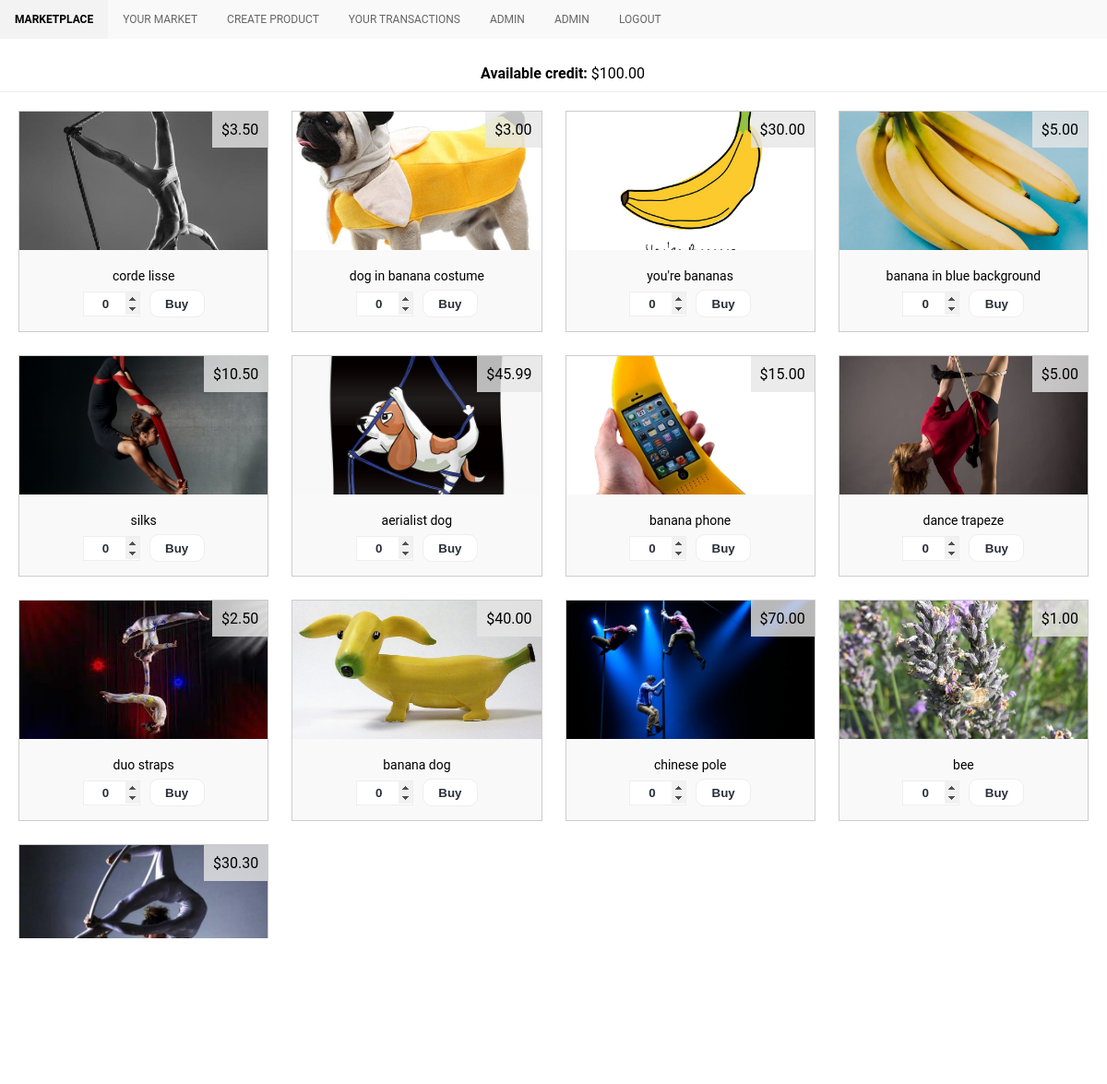
The app's page / (signed in) with its own data.
### personal/models.py (models this page shows, shortened)
class Product(models.Model):
    product_name = models.CharField(max_length=200, unique=True);
    product_description = models.TextField(default="")
    product_quantity = models.IntegerField(default=1, validators=[MaxValueValidator(100), MinValueValidator(0)])
    product_price = models.DecimalField(max_digits=999, decimal_places=2, validators=[MaxValueValidator(1000), MinValueValidator(0.01)])
    product_image = models.ImageField(upload_to='images')
    seller = models.ForeignKey(User, null=True, blank=True, on_delete=models.CASCADE)
    number_sold = models.IntegerField(default=0, validators=[MinValueValidator(0)])
    amount_sold = models.DecimalField(default=0, max_digits=999, decimal_places=2, validators=[MaxValueValidator(1000), MinValueValidator(0)])
    categories = models.ManyToManyField(Category, related_name='products', blank=True)
    is_active = models.BooleanField(default=True)
    discount = models.DecimalField(default=0, max_digits=999, decimal_places=2, validators=[MaxValueValidator(1000), MinValueValidator(0)])
    class Meta:
        ordering = ['-is_active', '-product_quantity']

### personal/views.py (the view)
# urls.py: url(r'^$', views.index, name='index'),
def index(request):
    if request.user.is_authenticated:
        product_list = Product.objects.exclude(seller=get_user(request)).filter(is_active=True)
        if request.method == 'POST':
            name = request.POST.get('name')
            number = int(request.POST.get('quantity'))
            product = Product.objects.get(product_name=name)
            if (Profile.objects.get(user=get_user(request)).credit_left > number*product.product_price) and (number > 0):
                product.product_quantity = product.product_quantity-number
                product.number_sold = product.number_sold + number
                product.amount_sold = product.amount_sold + (number*product.product_price)
                product.save()
                transaction.commit()
                order = Order(product=product, customer=get_user(request), quantity=number, price = product.product_price, total=(number*product.product_price), seller=product.seller)
                order.save()
                transaction.commit()
                sold_profile = Profile.objects.get(user=product.seller)
                bought_profile = Profile.objects.get(user=get_user(request))
                sold_profile.amount_sold = sold_profile.amount_sold + number*product.product_price
                sold_profile.credit_left = sold_profile.credit_left + number*product.product_price
                sold_profile.save()
                bought_profile.credit_left = bought_profile.credit_left - number*product.product_price
                bought_profile.amount_spent = bought_profile.amount_spent - number*product.product_price
                bought_profile.save()
                transaction.commit()
                product_list = Product.objects.exclude(seller=get_user(request)).filter(is_active=True)
                return render(request,
                    'personal/marketplace.html', {'product_list': product_list, 'available_credit': "${:,.2f}".format(Profile.objects.get(user=get_user(request)).credit_left)}
                )
            else:
                return render(request, 'personal/marketplace.html', {'product_list': product_list, 'available_credit': "${:,.2f}".format(Profile.objects.get(user=get_user(request)).credit_left)})
        else:
            return render(request, 'personal/marketplace.html', {'product_list': product_list, 'available_credit': "${:,.2f}".format(Profile.objects.get(user=get_user(request)).credit_left)})
    else:
        return redirect("personal:login")

### personal/templates/personal/marketplace.html (shortened to what this page needs)
{% extends "personal/header.html" %}
{% block content %}
<div class="header">
	<b>Available credit:</b> {{available_credit}}
</div>
<div class="container">
    {% for product in product_list %}
	<form method="POST">
		<div class="image {% if product.product_quantity == 0 %}disabled-image{% endif %}">
			<div class="price">${{product.product_price}}</div>
			<img src="media/{{product.product_image}}" alt="{{product.product_name}}">
				<div class="details">
					<div class="image_text">
						<p> {{product.product_name}} </p>
					</div>
					<div class="pricebox">
						<input type="number" id="quantity" name="quantity" min="0" max={{product.product_quantity}} value=0>
							<button {% if product.product_quantity == 0 %}disabled{% endif %}>Buy</button>
						</div>
					</div>
				</div>
			</form>
    {% endfor %}
		</div>
{% endblock %}

### personal/templates/personal/includes/navbaritems.html (shortened to what this page needs)
{% with url_name=request.resolver_match.url_name %}
<div class="topnav" id="myTopnav">
    {% if user.is_authenticated %}
	<a href="/" class="{% if url_name == 'index' %}active{% endif %}">Marketplace</a>
	<a href="/your_market" class="{% if url_name == 'your_market' %}active{% endif %}">Your Market</a>
	<a href="/upload" class="{% if url_name == 'upload' %}active{% endif %}">Create Product</a>
	<a href="/your_transactions" class="{% if url_name == 'your_transactions' %}active{% endif %}">Your Transactions</a>
	<a href="/profile" class="{% if url_name == 'profile' %}active{% endif %}">{{user.username|title}}</a>
        {% if user.is_superuser %}
	<a href="/admin">Admin</a>
        {% endif %}
	<a href="/logout" class="{% if url_name == 'logout' %}active{% endif %}">Logout</a>
    {% else %}
	<a href="/login" class="{% if url_name == 'login' %}active{% endif %}">Login</a>
	<a href="/register" class="{% if url_name == 'register' %}active{% endif %}">Register</a>
    {% endif %}
</div>
{% endwith %}

### personal/static/personal/css/style.css (style rules this page uses)
body { background: #fff; margin: 0; padding: 0; margin-top: 60px; }
.container { display: grid; grid-template-columns: repeat(auto-fill, minmax(250px, 1fr)); grid-gap: 5px; background: #fff; margin: 10px; }
.container .image { border: 0.5px solid #ccc; padding: 0px; margin: 10px; border-radius: 0px; position: relative; background: #f9f9f9; }
img { object-fit: cover; width: 100%; height: 150px; }
.details { margin: 0; text-align: center; padding-bottom: 10px; width: 100%; }
input[type=number] { width: 40px; border: 1px solid #eee; }
body { font-family: Roboto, Shutterstock-NotoSans, Shutterstock-NotoSansThai, Shutterstock-NotoSansJa, Shutterstock-NotoSansKo, Shutterstock-NotoSansSc, Shutterstock-NotoSansTc, arial, sans-serif; }
button { border: none; width: 100%; max-width: 60px; padding: 0px 10px; line-height: 30px; height: 30px; cursor: pointer; border-radius: 10px; color: #292f38; font-weight: 700; background: white; margin: 5px; }
.pricebox { display: flex; align-items: center; justify-content: center; height: 40px; }
.image_text { height: 20px; line-height: 20px; margin: 0; padding: 0; font-size: 14px; }
.price { right: 0; top: 0; position: absolute; padding: 10px; background: rgb(230, 230, 230, 0.8); }
.header { display: block; align-content: center; text-align: center; align-items: center; width: 100%; background: #fff; padding: 10px; border-bottom: 1px solid #EEE; }
.pricebox button { border: 1px solid #eee; }
.image input { color: #292f38; font-weight: 700; background: white; height: 25px; line-height: 25px; padding: 0px 0px 0px 20px; margin: 5px; }
.topnav { background-color: #f9f9f9; overflow: hidden; }
.topnav a { float: left; display: block; color: #666; text-align: center; padding: 14px 16px; text-decoration: none; font-size: 12px; text-transform: uppercase; }
.topnav a.active { background-color: #f3f3f3; color: black; font-weight: bold; }

### records on screen
Product: product_price "3.50", product_image (picture), product_name "corde lisse"
Product: product_price "3.00", product_image (picture), product_name "dog in banana costume"
Product: product_price "30.00", product_image (picture), product_name "you're bananas"
Product: product_price "5.00", product_image (picture), product_name "banana in blue background"
Product: product_price "10.50", product_image (picture), product_name "silks"
Product: product_price "45.99", product_image (picture), product_name "aerialist dog"
Product: product_price "15.00", product_image (picture), product_name "banana phone"
Product: product_price "5.00", product_image (picture), product_name "dance trapeze"
Product: product_price "2.50", product_image (picture), product_name "duo straps"
Product: product_price "40.00", product_image (picture), product_name "banana dog"
Product: product_price "70.00", product_image (picture), product_name "chinese pole"
Product: product_price "1.00", product_image (picture), product_name "bee"
Product: product_price "30.30", product_image (picture)

### other values on screen
{{ user.username|title }} "ADMIN"
{{ available_credit }} "$100.00"
